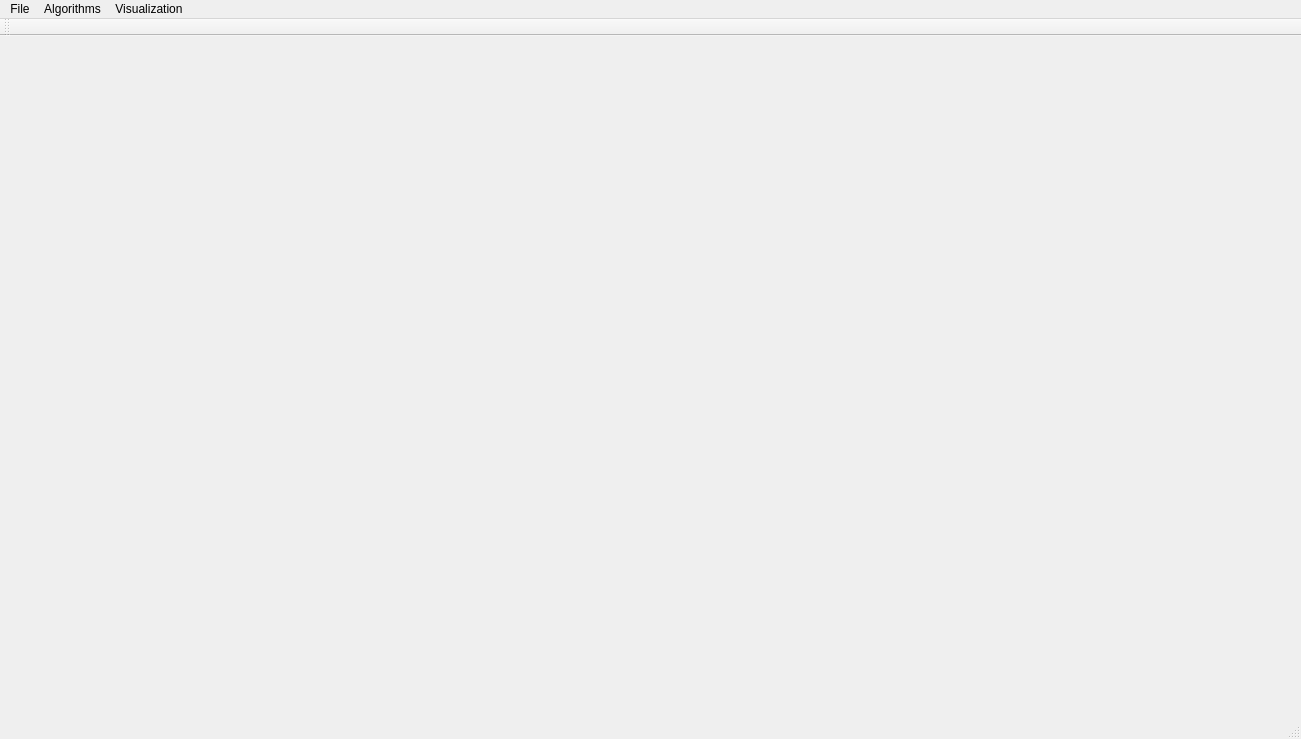
<?xml version="1.0" encoding="UTF-8"?>
<ui version="4.0">
 <class>MainWindowClass</class>
 <widget class="QMainWindow" name="MainWindowClass">
  <property name="geometry">
   <rect>
    <x>0</x>
    <y>0</y>
    <width>1301</width>
    <height>739</height>
   </rect>
  </property>
  <property name="focusPolicy">
   <enum>Qt::StrongFocus</enum>
  </property>
  <property name="windowTitle">
   <string>ReDevelop</string>
  </property>
  <widget class="QWidget" name="centralWidget">
   <property name="sizePolicy">
    <sizepolicy hsizetype="Maximum" vsizetype="Maximum">
     <horstretch>0</horstretch>
     <verstretch>0</verstretch>
    </sizepolicy>
   </property>
   <property name="autoFillBackground">
    <bool>false</bool>
   </property>
  </widget>
  <widget class="QMenuBar" name="menuBar">
   <property name="geometry">
    <rect>
     <x>0</x>
     <y>0</y>
     <width>1301</width>
     <height>25</height>
    </rect>
   </property>
   <widget class="QMenu" name="menuFile">
    <property name="title">
     <string>File</string>
    </property>
    <addaction name="actionSetWorkspace"/>
    <addaction name="separator"/>
    <addaction name="actionOpenPointCloud"/>
    <addaction name="actionSavePointCloud"/>
    <addaction name="separator"/>
    <addaction name="actionImportMeshModels"/>
    <addaction name="actionClearMeshModels"/>
    <addaction name="separator"/>
    <addaction name="actionOpenDistanceField"/>
    <addaction name="actionSaveDistanceField"/>
   </widget>
   <widget class="QMenu" name="menuAlgorithms">
    <property name="title">
     <string>Algorithms</string>
    </property>
    <addaction name="actionNormalEstimation"/>
    <addaction name="actionCurvatureEstimation"/>
    <addaction name="actionNormalOrientation"/>
    <addaction name="actionFlipAllNormals"/>
    <addaction name="actionVoxelGridFilter"/>
    <addaction name="separator"/>
    <addaction name="actionSampleScan"/>
    <addaction name="actionBuildDistanceField"/>
    <addaction name="actionVirtualScan"/>
   </widget>
   <widget class="QMenu" name="menuVisualization">
    <property name="title">
     <string>Visualization</string>
    </property>
    <addaction name="actionTogglePointCloud"/>
    <addaction name="actionToggleCloudNormals"/>
    <addaction name="actionToggleCloudDraggers"/>
    <addaction name="actionToggleCloudScalers"/>
    <addaction name="separator"/>
    <addaction name="actionToggleMeshModels"/>
    <addaction name="separator"/>
    <addaction name="actionColorizeOriginal"/>
    <addaction name="actionColorizeUniform"/>
    <addaction name="separator"/>
    <addaction name="actionToggleDistanceField"/>
   </widget>
   <addaction name="menuFile"/>
   <addaction name="menuAlgorithms"/>
   <addaction name="menuVisualization"/>
  </widget>
  <widget class="QStatusBar" name="statusBar"/>
  <widget class="QToolBar" name="toolBar">
   <property name="windowTitle">
    <string>toolBar_2</string>
   </property>
   <attribute name="toolBarArea">
    <enum>TopToolBarArea</enum>
   </attribute>
   <attribute name="toolBarBreak">
    <bool>false</bool>
   </attribute>
  </widget>
  <action name="actionSetWorkspace">
   <property name="text">
    <string>Set Workspace</string>
   </property>
  </action>
  <action name="actionOpenPointCloud">
   <property name="text">
    <string>Open Point Cloud</string>
   </property>
  </action>
  <action name="actionSavePointCloud">
   <property name="text">
    <string>Save Point Cloud</string>
   </property>
  </action>
  <action name="actionNormalEstimation">
   <property name="text">
    <string>Normal Estimation</string>
   </property>
  </action>
  <action name="actionVoxelGridFilter">
   <property name="text">
    <string>Voxel Grid Filter</string>
   </property>
  </action>
  <action name="actionTogglePointCloud">
   <property name="text">
    <string>Toggle Point Cloud</string>
   </property>
  </action>
  <action name="actionToggleCloudNormals">
   <property name="text">
    <string>Toggle Cloud Normals</string>
   </property>
  </action>
  <action name="actionColorizeOriginal">
   <property name="text">
    <string>Colorize Original</string>
   </property>
  </action>
  <action name="actionColorizeUniform">
   <property name="text">
    <string>Colorize Uniform</string>
   </property>
  </action>
  <action name="actionNormalOrientation">
   <property name="text">
    <string>Normal Orientation</string>
   </property>
  </action>
  <action name="actionToggleMeshModels">
   <property name="text">
    <string>Toggle Mesh Models</string>
   </property>
  </action>
  <action name="actionFlipAllNormals">
   <property name="text">
    <string>Flip All Normals</string>
   </property>
  </action>
  <action name="actionImportMeshModels">
   <property name="text">
    <string>Import Models</string>
   </property>
  </action>
  <action name="actionClearMeshModels">
   <property name="text">
    <string>Clear Models</string>
   </property>
  </action>
  <action name="actionToggleCloudDraggers">
   <property name="text">
    <string>Toggle Cloud Draggers</string>
   </property>
  </action>
  <action name="actionSampleScan">
   <property name="text">
    <string>Sample Scan</string>
   </property>
  </action>
  <action name="actionToggleCloudScalers">
   <property name="text">
    <string>Toggle Cloud Scalers</string>
   </property>
  </action>
  <action name="actionVirtualScan">
   <property name="text">
    <string>Virtual Scan</string>
   </property>
  </action>
  <action name="actionCurvatureEstimation">
   <property name="text">
    <string>Curvature Estimation</string>
   </property>
  </action>
  <action name="actionBuildDistanceField">
   <property name="text">
    <string>Build Distance Field</string>
   </property>
  </action>
  <action name="actionOpenDistanceField">
   <property name="text">
    <string>Open Distance Field</string>
   </property>
  </action>
  <action name="actionSaveDistanceField">
   <property name="text">
    <string>Save Distance Field</string>
   </property>
  </action>
  <action name="actionToggleDistanceField">
   <property name="text">
    <string>Toggle Distance Field</string>
   </property>
  </action>
 </widget>
 <layoutdefault spacing="6" margin="11"/>
 <resources>
  <include location="main_window.qrc"/>
 </resources>
 <connections/>
</ui>
